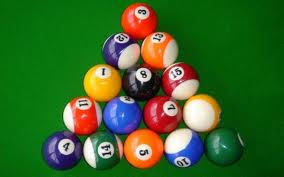
%> input picture OpenCVTest/images/balls1.jpeg, 284 x 177 px
$ octave colortest.m   (GNU Octave 9; MATLAB toolbox functions it lacks are replaced by stand-ins)
%> lines starting %> are read from the running program, lines starting %| are printed output that depends on the picture
clc; clear;


globalthr = 0.2;


fname = '../OpenCVTest/images/balls1.jpeg';
img = double(imread(fname));
% img = [img(30:70, 10:50, :) img(75:115, 90:130, :) img(130:170, 105:150, :) img(45:85, 135:175, :)];
subplot(3, 1, 1);
image(uint8(img));

mincolor = min(img, [], 3);
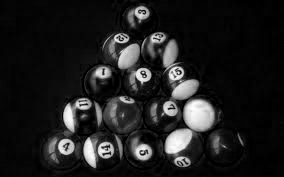
%> mincolor: size 177x284 double; min 0, max 254, mean 30.6
normimg = cat(3, cat(3, img(:, :, 1) - mincolor, img(:, :, 2) - mincolor), img(:, :, 3) - mincolor);
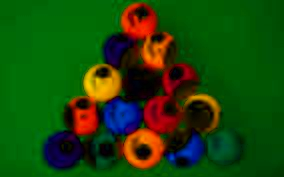
%> normimg: size 177x284x3 double; mean R, G, B 26.9, 71.4, 10

% normimg = img;
% maxcolor = max(normimg, [], 3);
% normimg  = cat(3, cat(3, normimg(:, :, 1)./maxcolor, normimg(:, :, 2)./maxcolor), normimg(:, :, 3)./maxcolor);

intimg = sum(normimg, 3);

%Reflection image. RGB+white => ([R G B] + 1)/2
rreflimg = normimg(:, :, 1) * 2 - 1;
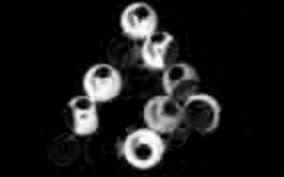
%> rreflimg: size 177x284 double; min -1, max 509, mean 52.8; drawn with min black and max white
greflimg = normimg(:, :, 2) * 2 - 1;
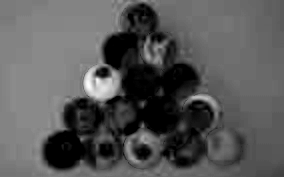
%> greflimg: size 177x284 double; min -1, max 411, mean 141.8; drawn with min black and max white
breflimg = normimg(:, :, 3) * 2 - 1;
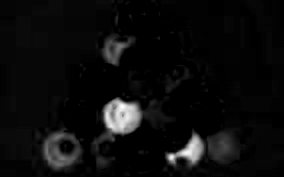
%> breflimg: size 177x284 double; min -1, max 403, mean 19; drawn with min black and max white

subplot(3, 1, 2);
imagesc(uint8(normimg));

rval = 150;
gval = 30;
bval = 30;
color = [rval; gval; bval];
color = color/max(color);
totint = sum(color);

rdiff = normimg(:, :, 1)-color(1);
gdiff = normimg(:, :, 2)-color(2);
bdiff = normimg(:, :, 3)-color(3);

diffimg = sqrt(rdiff.*rdiff + gdiff.*gdiff + bdiff.*bdiff);
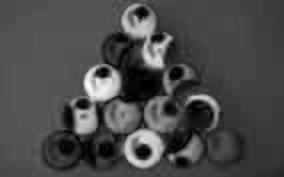
%> diffimg: size 177x284 double; min 0.825, max 326.3, mean 95.7; drawn with min black and max white


rrefldiff = rreflimg - color(1);
grefldiff = greflimg - color(2);
brefldiff = breflimg - color(3);

refldiffimg = sqrt(rrefldiff.*rrefldiff + grefldiff.*grefldiff + brefldiff.*brefldiff);

ball = double((diffimg < globalthr  & abs(intimg - totint) < 2*globalthr) ...
                | refldiffimg < 3*globalthr) ;
%> ball: size 177x284 double; every value is 0


% [13 lines of commented-out code are left out]

subplot(3, 1, 3);
imagesc(ball*255);
colormap(gray);
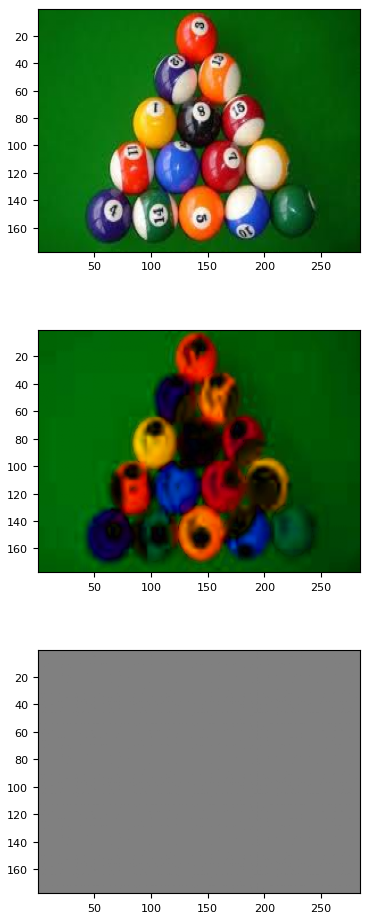
%> figure redrawn from the program's plot data, 3 panels

$ run again, with OpenCVTest/images/balls2.jpeg copied over OpenCVTest/images/balls1.jpeg
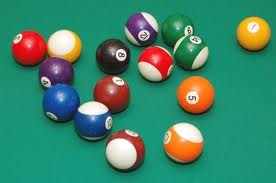
%> input picture OpenCVTest/images/balls2.jpeg, 276 x 183 px
%> `diffimg = sqrt(rdiff.*rdiff + gdiff.*gdiff + bdiff.*bdiff);`:
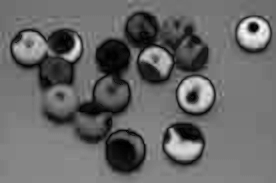
%> diffimg: size 183x276 double; min 0.825, max 309.3, mean 127.1; drawn with min black and max white
%> ball: size 183x276 double; every value is 0
%> `colormap(gray);`:
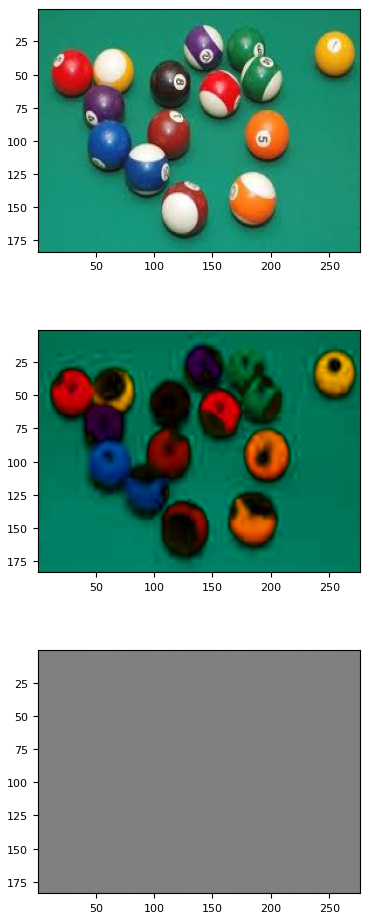
%> figure redrawn from the program's plot data, 3 panels

$ run again, with OpenCVTest/images/balls3.jpeg copied over OpenCVTest/images/balls1.jpeg
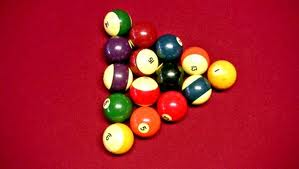
%> input picture OpenCVTest/images/balls3.jpeg, 299 x 169 px
%> `diffimg = sqrt(rdiff.*rdiff + gdiff.*gdiff + bdiff.*bdiff);`:
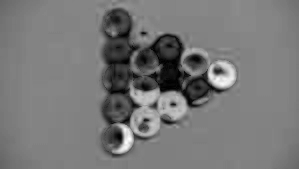
%> diffimg: size 169x299 double; min 0.283, max 330.9, mean 155.9; drawn with min black and max white
%> ball: size 169x299 double; every value is 0
%> `colormap(gray);`:
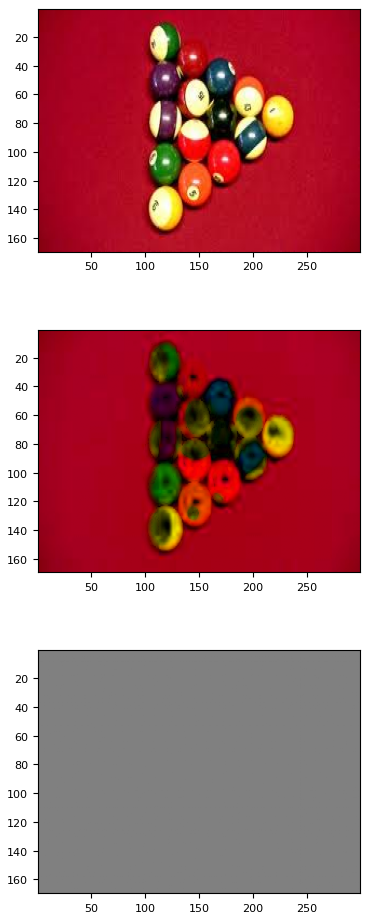
%> figure redrawn from the program's plot data, 3 panels
